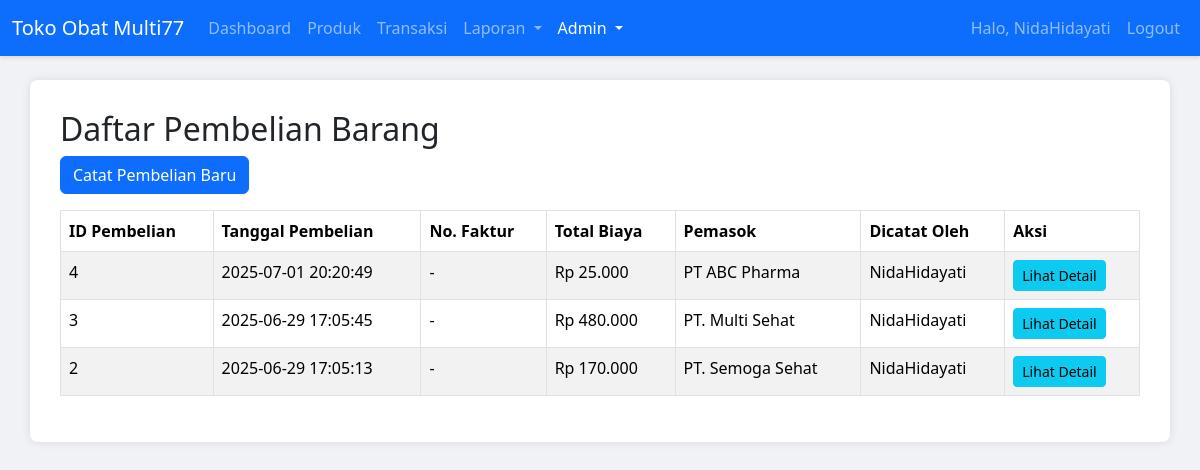
The page /purchases.php (signed in) on the database its author committed.
### tables this page shows
CREATE TABLE `purchases` (
  `purchase_id` int(11) NOT NULL,
  `purchase_date` datetime NOT NULL DEFAULT current_timestamp(),
  `total_cost` decimal(10,2) NOT NULL,
  `supplier_id` int(11) NOT NULL,
  `invoice_number` varchar(100) DEFAULT NULL,
  `user_id` int(11) NOT NULL,
  `notes` text DEFAULT NULL,
  `created_at` datetime NOT NULL DEFAULT current_timestamp(),
  `updated_at` datetime NOT NULL DEFAULT current_timestamp() ON UPDATE current_timestamp()
);

CREATE TABLE `suppliers` (
  `supplier_id` int(11) NOT NULL,
  `supplier_name` varchar(200) NOT NULL,
  `contact_person` varchar(100) DEFAULT NULL,
  `phone_number` varchar(20) DEFAULT NULL,
  `email` varchar(100) DEFAULT NULL,
  `address` text DEFAULT NULL,
  `created_at` timestamp NOT NULL DEFAULT current_timestamp(),
  `updated_at` timestamp NOT NULL DEFAULT current_timestamp() ON UPDATE current_timestamp()
);

CREATE TABLE `users` (
  `user_id` int(11) NOT NULL,
  `username` varchar(100) NOT NULL,
  `password` varchar(255) NOT NULL,
  `full_name` varchar(200) NOT NULL,
  `email` varchar(100) DEFAULT NULL,
  `phone_number` varchar(20) DEFAULT NULL,
  `address` text DEFAULT NULL,
  `role_id` int(11) NOT NULL,
  `is_active` tinyint(1) DEFAULT 1,
  `created_at` timestamp NOT NULL DEFAULT current_timestamp(),
  `updated_at` timestamp NOT NULL DEFAULT current_timestamp() ON UPDATE current_timestamp()
);

### purchases.php (the view, shortened to what this page needs)
<?php
require_once 'config/database.php';
$sql = "SELECT
            p.purchase_id,
            p.purchase_date,
            p.total_cost,
            s.supplier_name,
            u.username,
            p.invoice_number,
            p.created_at
        FROM
            purchases p
        JOIN
            suppliers s ON p.supplier_id = s.supplier_id
        JOIN
            users u ON p.user_id = u.user_id
        ORDER BY
            p.purchase_date DESC";
$result = $conn->query($sql);
?>
<!DOCTYPE html>
<html lang="en">
<head>
    <link href="https://cdn.jsdelivr.net/npm/bootstrap@5.3.3/dist/css/bootstrap.min.css" rel="stylesheet">
</head>
<body>
    <nav class="navbar navbar-expand-lg navbar-dark bg-primary">
        <div class="container-fluid">
            <a class="navbar-brand" href="dashboard.php">Toko Obat Multi77</a>
            <div class="collapse navbar-collapse" id="navbarNav">
                <ul class="navbar-nav me-auto mb-2 mb-lg-0">
                    <li class="nav-item">
                        <a class="nav-link" href="dashboard.php">Dashboard</a>
                    </li>
                    <li class="nav-item">
                        <a class="nav-link" href="products.php">Produk</a>
                    </li>
                    <li class="nav-item">
                        <a class="nav-link" href="transactions.php">Transaksi</a>
                    </li>
                    <li class="nav-item dropdown">
    <a class="nav-link dropdown-toggle" href="#" id="reportsDropdown" role="button" data-bs-toggle="dropdown" aria-expanded="false">
        Laporan
    </a>
</li>
                    <?php if (isset($_SESSION['role_id']) && $_SESSION['role_id'] == 1): ?>
                    <li class="nav-item dropdown">
                        <a class="nav-link dropdown-toggle active" aria-current="page" href="#" id="navbarDropdown" role="button" data-bs-toggle="dropdown" aria-expanded="false">
                            Admin
                        </a>
                    </li>
                    <?php endif; ?>
                </ul>
                <ul class="navbar-nav">
                    <li class="nav-item">
                        <a class="nav-link" href="#">Halo, <?php echo htmlspecialchars($_SESSION['username']); ?></a>
                    </li>
                    <li class="nav-item">
                        <a class="nav-link" href="logout.php">Logout</a>
                    </li>
                </ul>
            </div>
        </div>
    </nav>
    <div class="container mt-4">
        <h2>Daftar Pembelian Barang</h2>
        <a href="add_purchase.php" class="btn btn-primary mb-3">Catat Pembelian Baru</a>
        <?php if ($result && $result->num_rows > 0): ?>
        <div class="table-responsive">
            <table class="table table-striped table-bordered table-hover">
                <thead>
                    <tr>
                        <th>ID Pembelian</th>
                        <th>Tanggal Pembelian</th>
                        <th>No. Faktur</th>
                        <th>Total Biaya</th>
                        <th>Pemasok</th>
                        <th>Dicatat Oleh</th>
                        <th>Aksi</th>
                    </tr>
                </thead>
                <tbody>
                    <?php while($row = $result->fetch_assoc()): ?>
                    <tr>
                        <td><?php echo $row['purchase_id']; ?></td>
                        <td><?php echo $row['purchase_date']; ?></td>
                        <td><?php echo htmlspecialchars($row['invoice_number'] ?? '-'); ?></td>
                        <td>Rp <?php echo number_format($row['total_cost'], 0, ',', '.'); ?></td>
                        <td><?php echo htmlspecialchars($row['supplier_name']); ?></td>
                        <td><?php echo htmlspecialchars($row['username']); ?></td>
                        <td>
                            <a href="view_purchase.php?id=<?php echo $row['purchase_id']; ?>" class="btn btn-info btn-sm">Lihat Detail</a>
                            </td>
                    </tr>
                    <?php endwhile; ?>
                </tbody>
            </table>
        </div>
        <?php else: ?>
        <div class="alert alert-info">Belum ada catatan pembelian barang. Silakan catat pembelian baru.</div>
        <?php endif; ?>
    </div>
</body>
</html>

### purchases.php (style rules this page uses)
body { background-color: #f0f2f5; }
.navbar { box-shadow: 0 2px 4px rgba(0,0,0,.1); }
.container { background-color: #fff; padding: 30px; border-radius: 8px; box-shadow: 0 0 10px rgba(0,0,0,0.1); }

### rows shown on the page
purchases: purchase_id "4", purchase_date "2025-07-01 20:20:49", invoice_number "-", total_cost "25.000", supplier.supplier_name "PT ABC Pharma", user.username "NidaHidayati"
purchases: purchase_id "3", purchase_date "2025-06-29 17:05:45", invoice_number "-", total_cost "480.000", supplier.supplier_name "PT. Multi Sehat", user.username "NidaHidayati"
purchases: purchase_id "2", purchase_date "2025-06-29 17:05:13", invoice_number "-", total_cost "170.000", supplier.supplier_name "PT. Semoga Sehat", user.username "NidaHidayati"

### other values the page prints
$_SESSION['username'] "NidaHidayati"
